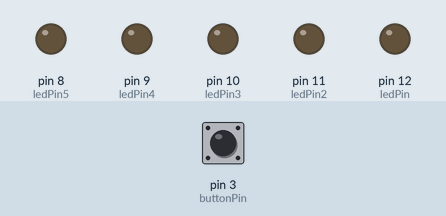
Bench run of a sketch on a simulated Arduino Uno, built with avr-gcc and run on an emulated ATmega328P. Parts: output pins drawn as LEDs (lit = HIGH). The test bench sets the inputs (shaded band); at power-on: pin 3 (buttonPin) LOW.

Above: at 1.6 s.
1.7 s: pin 3 (buttonPin) pulled HIGH for 0.5 s
At 2.4 s:
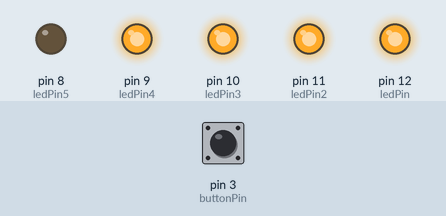
4.7 s: pin 3 (buttonPin) pulled HIGH for 1 s
At 5.7 s:
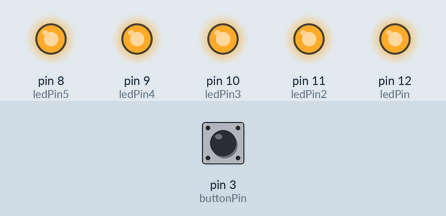
7.7 s: pin 3 (buttonPin) pulled HIGH for 3.2 s
At 8.05 s:
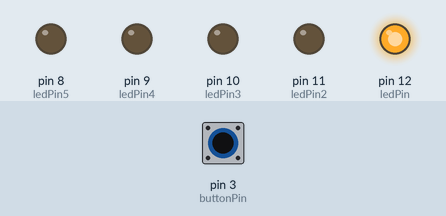
Timing chart, 0 to 13.1 s (numbered marks = the images above; inputs shaded):
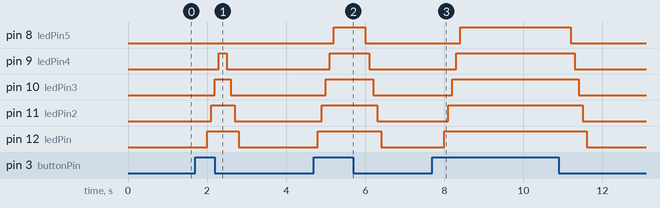

The sketch:

TurnLightsOnWithButton.ino
```cpp
//Atul R, Turn on a light with a physical button (I also did multiple in sequence for fun)

//Set up constant (unchangeable) variables for each led you want on, then set it to the pin it will be connected to
const int ledPin = 12;
const int ledPin2 = 11;
const int ledPin3 = 10;
const int ledPin4 = 9;
const int ledPin5 = 8;

// And this variable is for the pin that the button will be connected too
const int buttonPin = 3;
// Set up a variable for the button state (whether it is on or off), this will be used in an if statement to determine whether the button is pressed
int buttonState = 0;

void setup() {
  // Initalize all the led pins for output
  pinMode(ledPin, OUTPUT);
  pinMode(ledPin2, OUTPUT);
  pinMode(ledPin3, OUTPUT);
  pinMode(ledPin4, OUTPUT);
  pinMode(ledPin5, OUTPUT);
  // But make the the button pin an input, as it needs to know that we are inputting (pressing the button)
  pinMode(buttonPin, INPUT);

}

void loop() {
  // Set the previous variable as digitalRead, this is for inputs (in this case for the buttonPin)
  buttonState = digitalRead(buttonPin);

// This if statement says that if buttonState (which is above) is HIGH (pressed/on) then it will execute the following commands
  if (buttonState == HIGH) {
    // This makes each led turn on, with some delay in between
    digitalWrite(ledPin, HIGH);
    delay(100);
    digitalWrite(ledPin2, HIGH);
    delay(100);
    digitalWrite(ledPin3, HIGH);
    delay(100);
    digitalWrite(ledPin4, HIGH);
    delay(100);
    digitalWrite(ledPin5, HIGH);
  }
  // The else statements means when the conditions of the "if" statement are not satisfied. In this case, it means when the button is not pressed.
  else {
    // When not pressed, they all turn off, with some delay.
    digitalWrite(ledPin5, LOW);
    delay(100);
    digitalWrite(ledPin4, LOW);
    delay(100);
    digitalWrite(ledPin3, LOW);
    delay(100);
    digitalWrite(ledPin2, LOW);
    delay(100);
    digitalWrite(ledPin, LOW);
// NOTE: The button needs to be pressed the entire time for it to run, one press will not work, so keep it held.
  }

}
```

Measured:
- after the input at 1.7 s, pin 9 (ledPin4): LOW → HIGH after 0.60 s, → LOW 0.20 s later; pin 10 (ledPin3): LOW → HIGH after 0.50 s, → LOW 0.40 s later; pin 11 (ledPin2): LOW → HIGH after 0.40 s, → LOW 0.60 s later; pin 12 (ledPin): LOW → HIGH after 0.30 s, → LOW 0.80 s later
- after the input at 4.7 s, pin 8 (ledPin5): LOW → HIGH after 0.50 s, → LOW 0.80 s later; pin 9 (ledPin4): LOW → HIGH after 0.40 s, → LOW 1.0 s later; pin 10 (ledPin3): LOW → HIGH after 0.30 s, → LOW 1.2 s later; pin 11 (ledPin2): LOW → HIGH after 0.20 s, → LOW 1.4 s later; pin 12 (ledPin): LOW → HIGH after 0.10 s, → LOW 1.6 s later
- after the input at 7.7 s, pin 8 (ledPin5): LOW → HIGH after 0.70 s, → LOW 2.8 s later; pin 9 (ledPin4): LOW → HIGH after 0.60 s, → LOW 3.0 s later; pin 10 (ledPin3): LOW → HIGH after 0.50 s, → LOW 3.2 s later; pin 11 (ledPin2): LOW → HIGH after 0.40 s, → LOW 3.4 s later; pin 12 (ledPin): LOW → HIGH after 0.30 s, → LOW 3.6 s later
